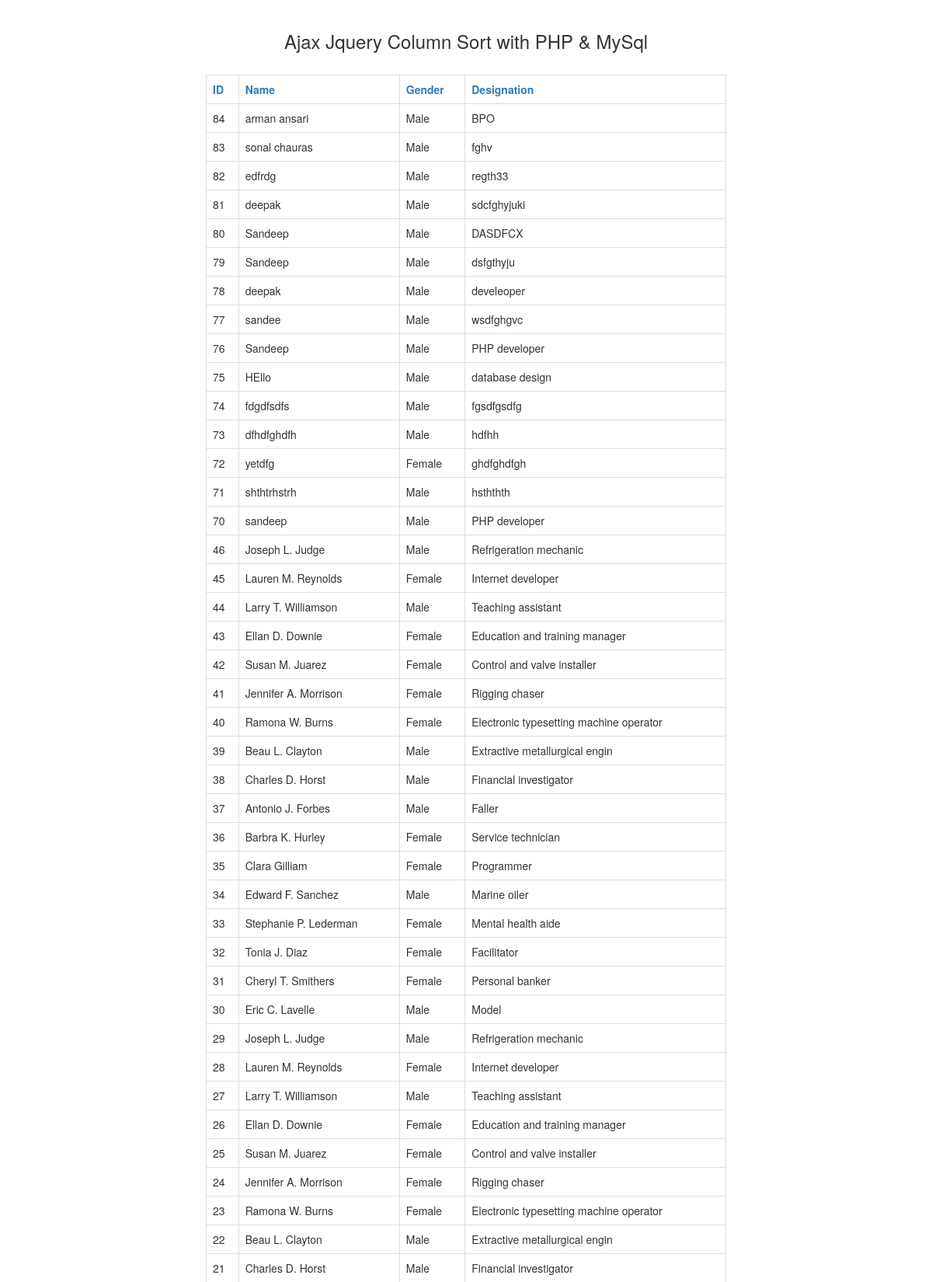
The app's page /Column_Sort1/index.php (upper part) with its own data.
### tables this page shows
CREATE TABLE `tbl_employee` (
  `id` int(11) NOT NULL,
  `name` varchar(50) NOT NULL,
  `address` text NOT NULL,
  `gender` varchar(10) NOT NULL,
  `designation` varchar(100) NOT NULL,
  `age` int(11) NOT NULL
);

### Column_Sort1/index.php (the view, shortened to what this page needs)
<?php
$connect = mysqli_connect("localhost","root","","testing");
$query = "SELECT * FROM tbl_employee ORDER BY id DESC";
$result = mysqli_query($connect, $query);
 ?>
 <!DOCTYPE html>
 <html>
      <head>
           <link rel="stylesheet" href="https://maxcdn.bootstrapcdn.com/bootstrap/3.3.6/css/bootstrap.min.css" />
      </head>
      <body>
           <br />
           <div class="container" style="width:700px;" align="center">
                <h3 class="text-center">Ajax Jquery Column Sort with PHP & MySql</h3><br />
                <div class="table-responsive" id="employee_table">
                     <table class="table table-bordered">
                          <tr>
                               <th><a class="column_sort" id="id" data-order="desc" href="#">ID</a></th>
                               <th><a class="column_sort" id="name" data-order="desc" href="#">Name</a></th>
                               <th><a class="column_sort" id="gender" data-order="desc" href="#">Gender</a></th>
                               <th><a class="column_sort" id="designation" data-order="desc" href="#">Designation</a></th>
                          </tr>
                          <?php
							while($row = mysqli_fetch_array($result))
							{
							?>
							<tr>
								<td><?php echo $row["id"]; ?></td>
								<td><?php echo $row["name"]; ?></td>
								<td><?php echo $row["gender"]; ?></td>
								<td><?php echo $row["designation"]; ?></td>
							</tr>
							<?php
							}
                          ?>
                     </table>
                </div>
           </div>
           <br />
      </body>
 </html>

### records on screen
tbl_employee: id "84", name "arman ansari", gender "Male", designation "BPO"
tbl_employee: id "83", name "sonal chauras", gender "Male", designation "fghv"
tbl_employee: id "82", name "edfrdg", gender "Male", designation "regth33"
tbl_employee: id "81", name "deepak", gender "Male", designation "sdcfghyjuki"
tbl_employee: id "80", name "Sandeep", gender "Male", designation "DASDFCX"
tbl_employee: id "79", name "Sandeep", gender "Male", designation "dsfgthyju"
tbl_employee: id "78", name "deepak", gender "Male", designation "develeoper"
tbl_employee: id "77", name "sandee", gender "Male", designation "wsdfghgvc"
tbl_employee: id "76", name "Sandeep", gender "Male", designation "PHP developer"
tbl_employee: id "75", name "HEllo", gender "Male", designation "database design"
tbl_employee: id "74", name "fdgdfsdfs", gender "Male", designation "fgsdfgsdfg"
tbl_employee: id "73", name "dfhdfghdfh", gender "Male", designation "hdfhh"
tbl_employee: id "72", name "yetdfg", gender "Female", designation "ghdfghdfgh"
tbl_employee: id "71", name "shthtrhstrh", gender "Male", designation "hsththth"
tbl_employee: id "70", name "sandeep", gender "Male", designation "PHP developer"
tbl_employee: id "46", name "Joseph L. Judge", gender "Male", designation "Refrigeration mechanic"
tbl_employee: id "45", name "Lauren M. Reynolds", gender "Female", designation "Internet developer"
tbl_employee: id "44", name "Larry T. Williamson", gender "Male", designation "Teaching assistant"
tbl_employee: id "43", name "Ellan D. Downie", gender "Female", designation "Education and training manager"
tbl_employee: id "42", name "Susan M. Juarez", gender "Female", designation "Control and valve installer"
tbl_employee: id "41", name "Jennifer A. Morrison", gender "Female", designation "Rigging chaser"
tbl_employee: id "40", name "Ramona W. Burns", gender "Female", designation "Electronic typesetting machine operator"
tbl_employee: id "39", name "Beau L. Clayton", gender "Male", designation "Extractive metallurgical engin"
tbl_employee: id "38", name "Charles D. Horst", gender "Male", designation "Financial investigator"
tbl_employee: id "37", name "Antonio J. Forbes", gender "Male", designation "Faller"
tbl_employee: id "36", name "Barbra K. Hurley", gender "Female", designation "Service technician"
tbl_employee: id "35", name "Clara Gilliam", gender "Female", designation "Programmer"
tbl_employee: id "34", name "Edward F. Sanchez", gender "Male", designation "Marine oiler"
tbl_employee: id "33", name "Stephanie P. Lederman", gender "Female", designation "Mental health aide"
tbl_employee: id "32", name "Tonia J. Diaz", gender "Female", designation "Facilitator"
tbl_employee: id "31", name "Cheryl T. Smithers", gender "Female", designation "Personal banker"
tbl_employee: id "30", name "Eric C. Lavelle", gender "Male", designation "Model"
tbl_employee: id "29", name "Joseph L. Judge", gender "Male", designation "Refrigeration mechanic"
tbl_employee: id "28", name "Lauren M. Reynolds", gender "Female", designation "Internet developer"
tbl_employee: id "27", name "Larry T. Williamson", gender "Male", designation "Teaching assistant"
tbl_employee: id "26", name "Ellan D. Downie", gender "Female", designation "Education and training manager"
tbl_employee: id "25", name "Susan M. Juarez", gender "Female", designation "Control and valve installer"
tbl_employee: id "24", name "Jennifer A. Morrison", gender "Female", designation "Rigging chaser"
tbl_employee: id "23", name "Ramona W. Burns", gender "Female", designation "Electronic typesetting machine operator"
tbl_employee: id "22", name "Beau L. Clayton", gender "Male", designation "Extractive metallurgical engin"
tbl_employee: id "21", name "Charles D. Horst", gender "Male", designation "Financial investigator"
